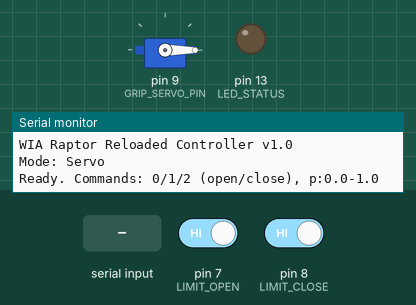
Simulated run of this sketch. Board: Arduino Nano, built with avr-gcc and run on an emulated ATmega328P. Parts: servo, output pins drawn as LEDs (lit = HIGH), the last lines printed to the serial monitor. The test bench sets the inputs (shaded band); at power-on: pin 7 (LIMIT_OPEN) HIGH, pin 8 (LIMIT_CLOSE) HIGH.

Above: at 1.8 s.
1.9 s: "2\n" received over Serial
At 3.4 s:
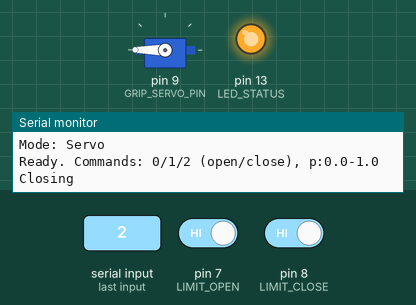
4.1 s: "0\n" received over Serial
At 4.26 s:
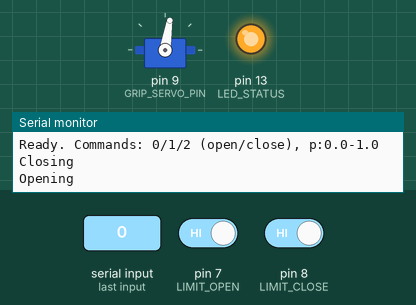
6.2 s: "close\n" received over Serial
At 6.36 s:
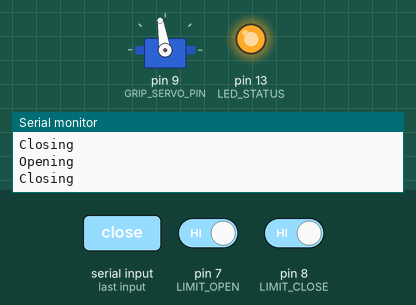
8.4 s: "1\n" received over Serial
At 8.86 s:
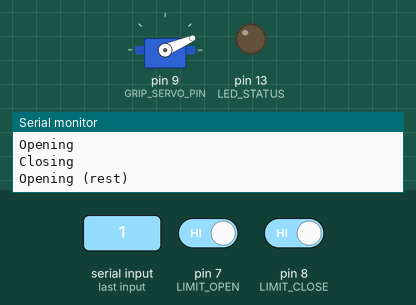
9.9 s: "p:90\n" received over Serial
At 10.35 s:
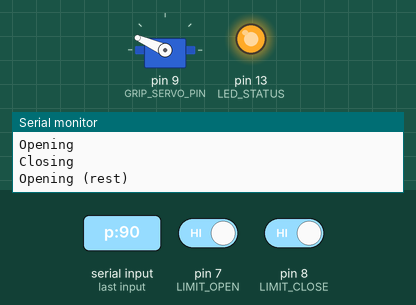
12.1 s: "p:\n" received over Serial
At 12.77 s:
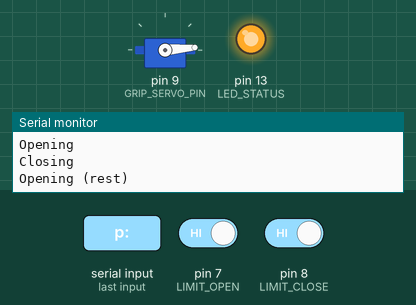
Timing chart, 0 to 15.1 s (numbered marks = the images above; inputs shaded):
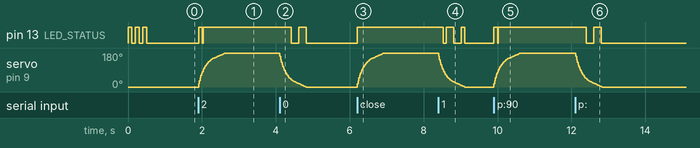

The sketch:

raptor-controller.ino
```cpp
// (licence header left out)
#include <Servo.h>

// Motorization type - uncomment your setup
#define ACTUATOR_SERVO
// #define ACTUATOR_LINEAR
// #define ACTUATOR_DC_MOTOR

// Pin definitions
#ifdef ACTUATOR_SERVO
const int GRIP_SERVO_PIN = 9;
Servo gripServo;
#endif

#ifdef ACTUATOR_LINEAR
const int LINEAR_PIN = 9;
Servo linearActuator;
#endif

#ifdef ACTUATOR_DC_MOTOR
const int MOTOR_PWM = 5;
const int MOTOR_DIR = 6;
const int MOTOR_ENCODER_A = 2;
const int MOTOR_ENCODER_B = 3;
volatile long encoderCount = 0;
const long ENCODER_MAX = 1000;
#endif

// Common pins
const int LIMIT_OPEN = 7;
const int LIMIT_CLOSE = 8;
const int LED_STATUS = 13;

// Gestures (simplified for single-DOF)
enum Gesture {
    GESTURE_REST = 0,
    GESTURE_HAND_OPEN = 1,
    GESTURE_HAND_CLOSE = 2
};

// Grip state
int currentGrip = 0;    // 0-100%
int targetGrip = 0;
float emgLevel = 0.0;

// Control parameters
const float GRIP_SPEED = 0.1;
const int UPDATE_MS = 20;
bool proportionalEnabled = true;

// Calibration
int servoOpen = 0;      // Servo angle when open
int servoClose = 180;   // Servo angle when closed

void setup() {
    Serial.begin(115200);
    Serial.println("WIA Raptor Reloaded Controller v1.0");

    pinMode(LED_STATUS, OUTPUT);
    pinMode(LIMIT_OPEN, INPUT_PULLUP);
    pinMode(LIMIT_CLOSE, INPUT_PULLUP);

    #ifdef ACTUATOR_SERVO
    gripServo.attach(GRIP_SERVO_PIN);
    gripServo.write(servoOpen);
    Serial.println("Mode: Servo");
    #endif

    #ifdef ACTUATOR_LINEAR
    linearActuator.attach(LINEAR_PIN);
    linearActuator.writeMicroseconds(1000);  // Retracted
    Serial.println("Mode: Linear Actuator");
    #endif

    #ifdef ACTUATOR_DC_MOTOR
    pinMode(MOTOR_PWM, OUTPUT);
    pinMode(MOTOR_DIR, OUTPUT);
    pinMode(MOTOR_ENCODER_A, INPUT_PULLUP);
    pinMode(MOTOR_ENCODER_B, INPUT_PULLUP);
    attachInterrupt(digitalPinToInterrupt(MOTOR_ENCODER_A), encoderISR, RISING);
    homeMotor();
    Serial.println("Mode: DC Motor");
    #endif

    blinkLED(3);
    Serial.println("Ready. Commands: 0/1/2 (open/close), p:0.0-1.0");
}

void loop() {
    handleSerial();
    updateGrip();
    updateLED();
    delay(UPDATE_MS);
}

#ifdef ACTUATOR_DC_MOTOR
void encoderISR() {
    if (digitalRead(MOTOR_ENCODER_B)) {
        encoderCount++;
    } else {
        encoderCount--;
    }
}

void homeMotor() {
    Serial.println("Homing...");
    digitalWrite(MOTOR_DIR, LOW);
    analogWrite(MOTOR_PWM, 150);

    unsigned long start = millis();
    while (digitalRead(LIMIT_OPEN) && (millis() - start < 5000)) {
        delay(10);
    }
    analogWrite(MOTOR_PWM, 0);
    encoderCount = 0;
    Serial.println("Homed.");
}
#endif

void handleSerial() {
    if (Serial.available() > 0) {
        String input = Serial.readStringUntil('\n');
        input.trim();

        // Proportional command
        if (input.startsWith("p:")) {
            float level = input.substring(2).toFloat();
            setGrip(level);
        }
        // EMG from BLE module
        else if (input.startsWith("emg:")) {
            emgLevel = input.substring(4).toFloat();
            if (proportionalEnabled) {
                setGrip(emgLevel);
            }
        }
        // Gesture command
        else if (input == "0" || input == "open") {
            targetGrip = 0;
            Serial.println("Opening");
        }
        else if (input == "1") {
            targetGrip = 0;
            Serial.println("Opening (rest)");
        }
        else if (input == "2" || input == "close") {
            targetGrip = 100;
            Serial.println("Closing");
        }
        // Calibration
        else if (input.startsWith("cal:")) {
            int comma = input.indexOf(',');
            if (comma > 4) {
                servoOpen = input.substring(4, comma).toInt();
                servoClose = input.substring(comma + 1).toInt();
                Serial.print("Calibrated: open=");
                Serial.print(servoOpen);
                Serial.print(", close=");
                Serial.println(servoClose);
            }
        }
        // Toggle proportional mode
        else if (input == "prop") {
            proportionalEnabled = !proportionalEnabled;
            Serial.print("Proportional: ");
            Serial.println(proportionalEnabled ? "ON" : "OFF");
        }
        // Status
        else if (input == "status") {
            printStatus();
        }
    }
}

void setGrip(float level) {
    level = constrain(level, 0.0, 1.0);
    targetGrip = (int)(level * 100);
}

void updateGrip() {
    // Check limits
    if (!digitalRead(LIMIT_OPEN) && targetGrip < currentGrip) {
        currentGrip = 0;
        targetGrip = 0;
    }
    if (!digitalRead(LIMIT_CLOSE) && targetGrip > currentGrip) {
        currentGrip = 100;
        targetGrip = 100;
    }

    // Smooth interpolation
    if (currentGrip != targetGrip) {
        int diff = targetGrip - currentGrip;
        int step = (int)(diff * GRIP_SPEED);
        if (abs(step) < 1) step = (diff > 0) ? 1 : -1;
        currentGrip = constrain(currentGrip + step, 0, 100);
    }

    // Apply to actuator
    #ifdef ACTUATOR_SERVO
    int angle = map(currentGrip, 0, 100, servoOpen, servoClose);
    gripServo.write(angle);
    #endif

    #ifdef ACTUATOR_LINEAR
    int pulse = map(currentGrip, 0, 100, 1000, 2000);
    linearActuator.writeMicroseconds(pulse);
    #endif

    #ifdef ACTUATOR_DC_MOTOR
    long targetPos = map(targetGrip, 0, 100, 0, ENCODER_MAX);
    if (abs(encoderCount - targetPos) > 10) {
        if (encoderCount < targetPos) {
            digitalWrite(MOTOR_DIR, HIGH);
            analogWrite(MOTOR_PWM, 200);
        } else {
            digitalWrite(MOTOR_DIR, LOW);
            analogWrite(MOTOR_PWM, 200);
        }
    } else {
        analogWrite(MOTOR_PWM, 0);
    }
    currentGrip = map(encoderCount, 0, ENCODER_MAX, 0, 100);
    #endif
}

void updateLED() {
    // LED indicates grip level
    if (currentGrip > 50) {
        digitalWrite(LED_STATUS, HIGH);
    } else if (currentGrip > 0) {
        // Blink for partial grip
        digitalWrite(LED_STATUS, (millis() / 200) % 2);
    } else {
        digitalWrite(LED_STATUS, LOW);
    }
}

void blinkLED(int times) {
    for (int i = 0; i < times; i++) {
        digitalWrite(LED_STATUS, HIGH);
        delay(100);
        digitalWrite(LED_STATUS, LOW);
        delay(100);
    }
}

void printStatus() {
    Serial.println("=== Raptor Status ===");
    Serial.print("Grip: ");
    Serial.print(currentGrip);
    Serial.println("%");
    Serial.print("Target: ");
    Serial.print(targetGrip);
    Serial.println("%");
    Serial.print("EMG: ");
    Serial.println(emgLevel);
    Serial.print("Proportional: ");
    Serial.println(proportionalEnabled ? "ON" : "OFF");
    Serial.print("Limit Open: ");
    Serial.println(!digitalRead(LIMIT_OPEN) ? "TRIGGERED" : "OK");
    Serial.print("Limit Close: ");
    Serial.println(!digitalRead(LIMIT_CLOSE) ? "TRIGGERED" : "OK");

    #ifdef ACTUATOR_DC_MOTOR
    Serial.print("Encoder: ");
    Serial.println(encoderCount);
    #endif
}
```

Measured:
- after the input at 1.9 s, pin 13 (LED_STATUS): LOW → HIGH at once, → LOW 0.10 s later, → HIGH 0.02 s later; servo on pin 9 (GRIP_SERVO_PIN): moves from 0° to 180° over 0.71 s, starting at once
- after the input at 4.1 s, pin 13 (LED_STATUS): HIGH → LOW after 0.31 s, → HIGH 0.20 s later, → LOW 0.20 s later; servo on pin 9 (GRIP_SERVO_PIN): moves from 180° to 0° over 0.71 s, starting at once
- after the input at 6.2 s, pin 13 (LED_STATUS): LOW → HIGH at once; servo on pin 9 (GRIP_SERVO_PIN): moves from 0° to 180° over 0.71 s, starting at once
- after the input at 8.4 s, pin 13 (LED_STATUS): goes LOW 0.08 s, HIGH 0.20 s, LOW 0.20 s, HIGH 0.10 s, then LOW, starting after 0.13 s; servo on pin 9 (GRIP_SERVO_PIN): moves from 180° to 0° over 0.71 s, starting at once
- after the input at 9.9 s, pin 13 (LED_STATUS): LOW → HIGH at once, → LOW 0.10 s later, → HIGH 0.02 s later; servo on pin 9 (GRIP_SERVO_PIN): moves from 0° to 180° over 0.71 s, starting at once
- after the input at 12.1 s, pin 13 (LED_STATUS): HIGH → LOW after 0.30 s, → HIGH 0.20 s later, → LOW 0.20 s later; servo on pin 9 (GRIP_SERVO_PIN): moves from 180° to 0° over 0.71 s, starting at once
